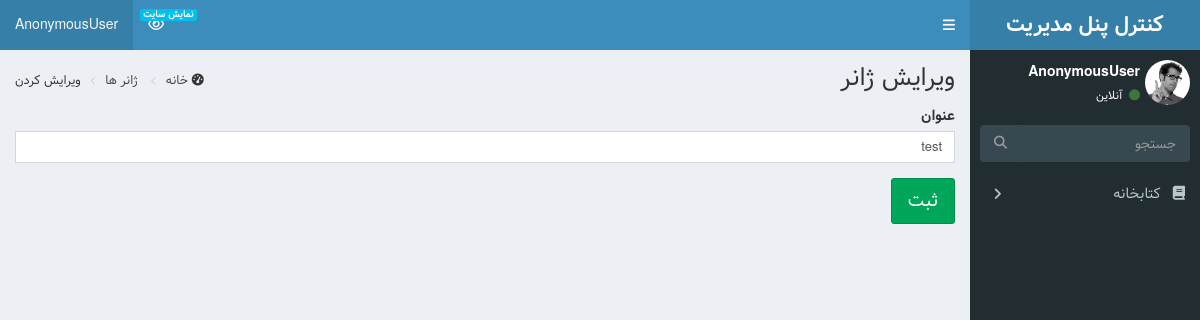
/admin_panel/genres/1/update/, run on an earlier commit of the app's database.
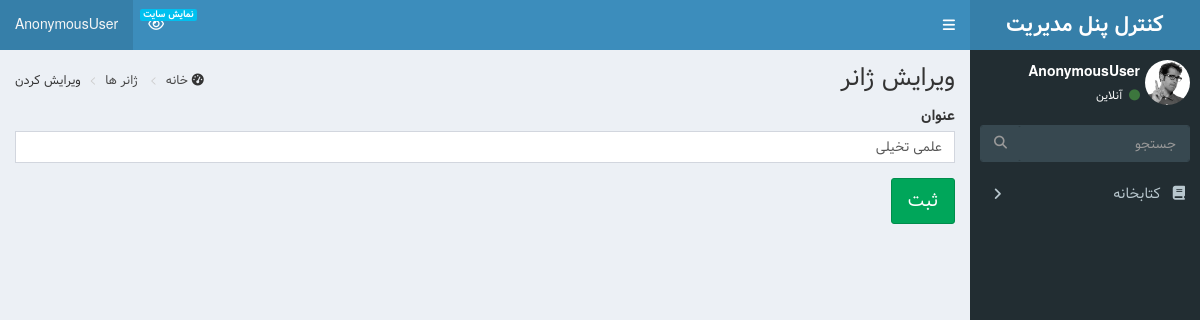
And on a later commit of the database.
### library/models.py (models this page shows, shortened)
class Genres(models.Model):
    title = models.CharField(max_length=50, verbose_name="عنوان")
    slug = models.SlugField(
        max_length=20, allow_unicode=True, unique=True, editable=False
    )

### admin_panel/views.py (the view)
# urls.py: path("genres/<pk>/update/", views.UpdateGenresView.as_view(), name="genre_update"),
class UpdateGenresView(UpdateView):
    model = models.Genres
    template_name = "admin_panel/genres/genres_update.html"
    fields = "__all__"
    success_url = reverse_lazy("genres_admin")

### admin_panel/templates/admin_panel/genres/genres_update.html (shortened to what this page needs)
{% extends 'admin_panel/basic.html' %}
{% load widget_tweaks %}
{% block content %}
<section class="content-header">
    <h1>
        ویرایش ژانر
    </h1>
    <ol class="breadcrumb">
        <li><i class="fa fa-dashboard"></i> <a href="{% url 'admin' %}"> خانه </a></li>
        <li> <a href="{%url 'genres_admin' %}">ژانر ها</a></li>
        <li>ویرایش کردن</li>
    </ol>
</section>
<section class="content">
    <form action="{% url 'genre_update' object.pk %}" method="post" enctype="multipart/form-data">
        {%for field in form %}
        <div class="form-group">
            <label for="id_{{ field.name }}">{{ field.label }}</label>
            {% render_field field class+="form-control" %}
        </div>
        {%endfor%}
        <button type="submit" class="btn btn-success btn-lg">
            ثبت
        </button>
    </form>
</section>
{% endblock %}

What changed in the data, as far as the page shows it:
changed Genres: title "test" → "علمی تخیلی"
